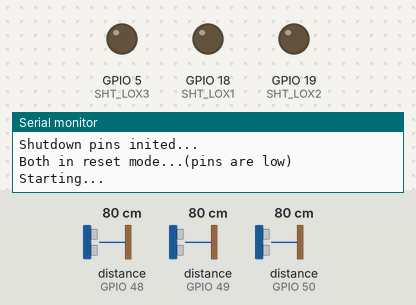
The sketch below on a simulated ESP32. On the bench: output pins drawn as LEDs (lit = HIGH), the last lines printed to the serial monitor. The inputs (shaded band) are chosen by the test bench; at power-on: distance to the obstacle (sensors on GPIO 48, GPIO 49, GPIO 50) 80 cm.

Above: at 0.01 s.
At 1.2 s:
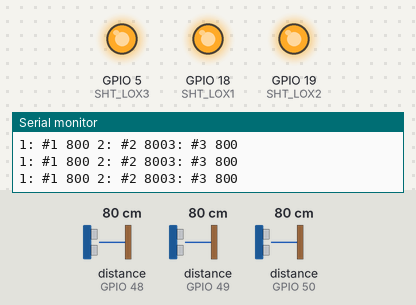
1.3 s: distance to the obstacle (sensor on GPIO 48) set to 250 cm
3.6 s: distance to the obstacle (sensor on GPIO 49) set to 250 cm
5.8 s: distance to the obstacle (sensor on GPIO 50) set to 250 cm
8.0 s: distance to the obstacle (sensor on GPIO 48) set to 2 cm
10.2 s: distance to the obstacle (sensor on GPIO 49) set to 2 cm
Timing chart, 0 to 13.2 s (numbered marks = the images above; inputs shaded):
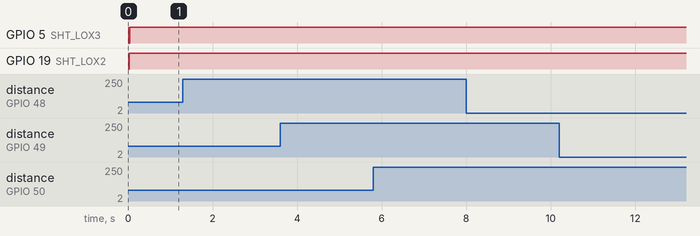

The sketch:

VL53L0X_three_sensors_first_Test.ino
```cpp
// Erster Test mit 2 Sensoren VL53L0X
// an einem ESP32DevModule
// Ausgabe der gemessenen Distanz per Serial Monitor 115k2 Baud
// D22 SCL Gelb
// D21 SDA Grün
// D19  XSHUT_1
// D18  XSHUT_2
// GND  braun
// 3V3 rot
// OJ 9.1.26
// Kompiliert, aber noch nicht getestet (Verdrahtung 3. Sensor fehlt)
// ggf. $ pip install pyserial
//---------------------------------------------------

#include "Adafruit_VL53L0X.h"

// address we will assign if dual sensor is present
#define LOX1_ADDRESS 0x30
#define LOX2_ADDRESS 0x31
#define LOX3_ADDRESS 0x32

// set the XSHUT - Pins
#define SHT_LOX1 18
#define SHT_LOX2 19
#define SHT_LOX3 5   // 17, 20,21 nein ????

// objects for the vl53l0x
Adafruit_VL53L0X lox1 = Adafruit_VL53L0X();
Adafruit_VL53L0X lox2 = Adafruit_VL53L0X();
Adafruit_VL53L0X lox3 = Adafruit_VL53L0X();

// this holds the measurement
VL53L0X_RangingMeasurementData_t measure1;
VL53L0X_RangingMeasurementData_t measure2;
VL53L0X_RangingMeasurementData_t measure3;


/*
    Reset all sensors by setting all of their XSHUT pins low for delay(10), then set all XSHUT high to bring out of reset
    Keep sensor #1 awake by keeping XSHUT pin high
    Put all other sensors into shutdown by pulling XSHUT pins low
    Initialize sensor #1 with lox.begin(new_i2c_address) Pick any number but 0x29 and it must be under 0x7F. Going with 0x30 to 0x3F is probably OK.
    Keep sensor #1 awake, and now bring sensor #2 out of reset by setting its XSHUT pin high.
    Initialize sensor #2 with lox.begin(new_i2c_address) Pick any number but 0x29 and whatever you set the first sensor to
 */
void setID() {
  // all reset
  digitalWrite(SHT_LOX1, LOW);
  digitalWrite(SHT_LOX2, LOW);
  digitalWrite(SHT_LOX3, LOW);
  delay(10);
  // all unreset
  digitalWrite(SHT_LOX1, HIGH);
  digitalWrite(SHT_LOX2, HIGH);
  digitalWrite(SHT_LOX3, HIGH);
  delay(10);

  // activating LOX1 and resetting LOX2
  digitalWrite(SHT_LOX1, HIGH);
  digitalWrite(SHT_LOX2, LOW);
  digitalWrite(SHT_LOX3, LOW);

  // initing LOX1
  if(!lox1.begin(LOX1_ADDRESS)) {
    Serial.println(F("Failed to boot first VL53L0X"));
    while(1);
  }
  delay(10);

  // activating LOX2
  digitalWrite(SHT_LOX2, HIGH);
  delay(10);

  //initing LOX2
  if(!lox2.begin(LOX2_ADDRESS)) {
    Serial.println(F("Failed to boot second VL53L0X"));
    while(1);
  }

  // activating LOX3
  digitalWrite(SHT_LOX3, HIGH);
  delay(10);

  //initing LOX3
  if(!lox3.begin(LOX3_ADDRESS)) {
    Serial.println(F("Failed to boot third VL53L0X"));
    while(1);
  }
}

void read_dual_sensors() {

  lox1.rangingTest(&measure1, false); // pass in 'true' to get debug data printout!
  lox2.rangingTest(&measure2, false); // pass in 'true' to get debug data printout!
  lox3.rangingTest(&measure3, false); // pass in 'true' to get debug data printout!

  // print sensor one reading
  Serial.print(F("1: "));
  if(measure1.RangeStatus != 4) {     // if not out of range
    Serial.print("#1 ");
    Serial.print(measure1.RangeMilliMeter);
  } else {
    Serial.print(F("#1 Out of range"));
  }

  Serial.print(F(" "));

  // print sensor two reading
  Serial.print(F("2: "));
  if(measure2.RangeStatus != 4) {
    Serial.print("#2 ");
    Serial.print(measure2.RangeMilliMeter);
  } else {
    Serial.print(F("#2 Out of range"));
  }

  // print sensor two reading
  Serial.print(F("3: "));
  if(measure3.RangeStatus != 4) {
    Serial.print("#3 ");
    Serial.print(measure3.RangeMilliMeter);
  } else {
    Serial.print(F("#3 Out of range"));
  }

  Serial.println();
}

void setup() {
  Serial.begin(115200);
  Serial.println(" 3 Sensoren");

  // wait until serial port opens for native USB devices
  while (! Serial) { delay(1); }

  pinMode(SHT_LOX1, OUTPUT);
  pinMode(SHT_LOX2, OUTPUT);
  pinMode(SHT_LOX3, OUTPUT);

  Serial.println(F("Shutdown pins inited..."));

  digitalWrite(SHT_LOX1, LOW);
  digitalWrite(SHT_LOX2, LOW);
  digitalWrite(SHT_LOX3, LOW);

  Serial.println(F("Both in reset mode...(pins are low)"));


  Serial.println(F("Starting..."));
  setID();

}

void loop() {

  read_dual_sensors();
  delay(100);
}
```
